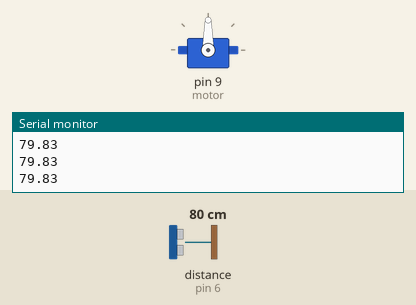
This sketch was run on a simulated Arduino Uno, built with avr-gcc and run on an emulated ATmega328P. Shown: servo, the last lines printed to the serial monitor. Wiring (inferred from the names in the program): ultrasonic range finder: trigger pin 7; echo pin 6. The inputs (shaded band) are chosen by the test bench; at power-on: distance to the obstacle (sensor on pin 6) 80 cm. The echo pulse lasts 58.3 µs per cm.

Above: at 1.2 s.
1.3 s: distance to the obstacle (sensor on pin 6) set to 33 cm
2.8 s: distance to the obstacle (sensor on pin 6) set to 29 cm
At 3.21 s:
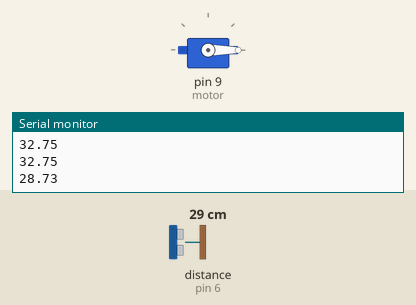
5.8 s: distance to the obstacle (sensor on pin 6) set to 35 cm
At 7.2 s:
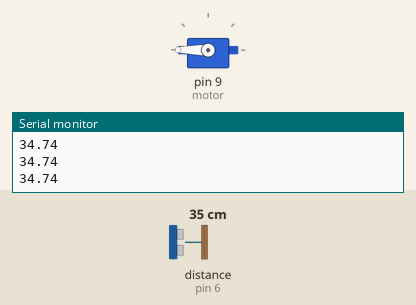
7.5 s: distance to the obstacle (sensor on pin 6) set to 2 cm
At 8.04 s:
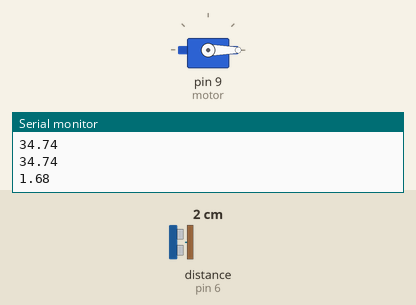
Timing chart, 0 to 11.5 s (numbered marks = the images above; inputs shaded):
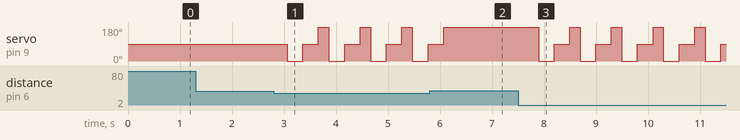

Measured:
- the behaviour switches between 31 and 30 cm on distance to the obstacle (sensor on pin 6) (found by bisection; images 0 and 1)
- after the input at 2.8 s, servo on pin 9 (motor): 90° → 0° after 0.26 s, then repeats every 0.80 s: 90° 0.30 s, 180° 0.20 s, 0° 0.30 s
- after the input at 5.8 s, servo on pin 9 (motor): goes on until 6.1 s, then stays 180°
- after the input at 7.5 s, servo on pin 9 (motor): 180° → 0° after 0.39 s, then repeats every 0.80 s: 90° 0.30 s, 180° 0.20 s, 0° 0.30 s

The sketch:

smart_dustbin.ino
```cpp
#include <Servo.h>
#define trig 7
#define echo 6
Servo motor;


void setup() {
  motor.attach(9);
  pinMode(trig,OUTPUT);
  pinMode(echo,INPUT);
  Serial.begin(9600);


}


void loop() {
  digitalWrite(trig,LOW);
  delayMicroseconds(2);
  digitalWrite(trig,HIGH);
  delayMicroseconds(2);
  digitalWrite(trig,LOW);

  float zaman = pulseIn(echo,HIGH);
  float cm = zaman/58.2;
  delay(200);
  Serial.println(cm);
  if (cm<30){
    motor.write(0);
    delay(300);
    motor.write(90);
    delay(300);
    motor.write(180);

  }


}
```
